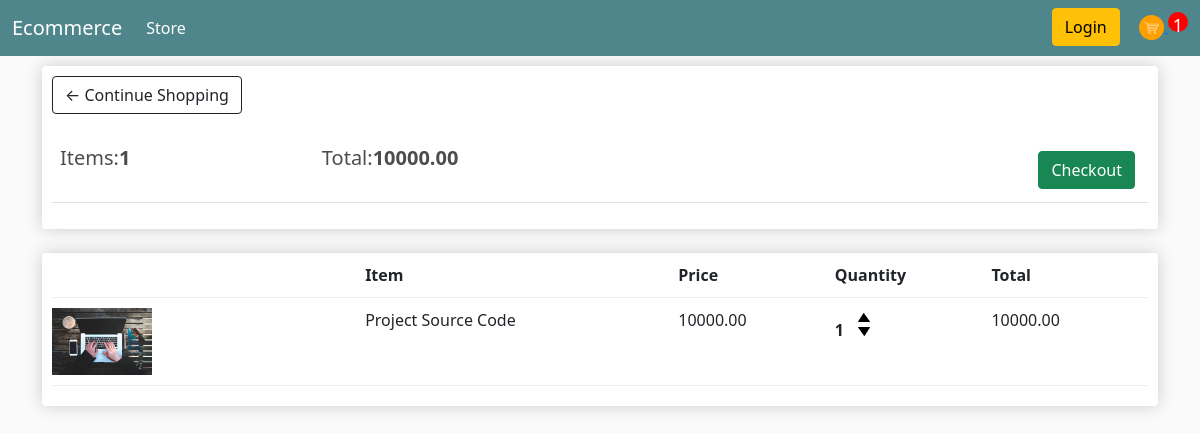
The app's page /cart/ (signed in) with its own data.
### store/models.py (models this page shows, shortened)
class Order(models.Model):
    customer = models.ForeignKey(Customer,on_delete=models.SET_NULL, null=True,blank=True)
    date_ordered = models.DateTimeField(auto_now_add=True)
    complete = models.BooleanField(default=False,null=True, blank=False)
    transaction_id = models.CharField(max_length=100, null = True)
    @property
    def get_cart_total(self):
        orderitems = self.orderitem_set.all()
        total = sum([item.get_total for item in orderitems])
        return total
    @property
    def get_cart_items(self):
        orderitems = self.orderitem_set.all()
        total = sum([item.quantity for item in orderitems])
        return total

class OrderItem(models.Model):
    product = models.ForeignKey(Product,on_delete=models.SET_NULL, null=True)
    order = models.ForeignKey(Order,on_delete=models.SET_NULL,null=True)
    quantity = models.IntegerField(default=0, null=True,blank=True)
    date_added = models.DateTimeField(auto_now_add=True)
    @property
    def get_total(self):
        total = self.product.price * self.quantity
        return total

class Product(models.Model):
    name = models.CharField(max_length=200, null=True)
    price = models.FloatField()
    digital = models.BooleanField(default=False,null=True,blank=False)
    image = models.ImageField(null=True,blank=True)
    @property
    def imageURL(self):
        try:
            url = self.image.url
        except:
            url = ''
        return url

### store/views.py (the view)
# urls.py: path('cart/',views.cart,name='cart'),
def cart(request):
    if request.user.is_authenticated:
        customer = request.user.customer
        order, created = Order.objects.get_or_create(customer=customer,complete=False)
        items = order.orderitem_set.all()
        cartItems = order.get_cart_items
    else:
        items = []
        order = {'get_cart_total':0, 'get_cart_items':0,'shippping':False}
        cartItems = 0
    context ={'items':items,'order':order,'cartItems':cartItems}
    return render(request,'store/cart.html',context)

### store/templates/store/cart.html
{%extends 'store/main.html'%}
{%load static%}
{%block content%}
    <div class="row">
        <div class="col-lg-12">
            <div class="box-element">
                <a class="btn btn-outline-dark" href="{%url 'store'%}">&#x2190; Continue Shopping</a>
                <br>
                <br>
                <table class="table">
                    <tr>
                        <th><h5>Items:<strong>{{order.get_cart_items}}</strong></h5></th>
                        <th><h5>Total:<strong>{{order.get_cart_total|floatformat:2}}</strong></h5></th>
                        <th>
                            <a style="float:right; margin:5px" class="btn btn-success" href="{% url 'checkout'%}">Checkout</a>
                        </th>
                    </tr>
                </table>
            </div>
            <br>
            <div class="box-element">
                <div class="cart-row">
                    <div style="flex:2"></div>
                    <div style="flex:2"><strong>Item</strong></div>
                    <div style="flex:1"><strong>Price</strong></div>
                    <div style="flex:1"><strong>Quantity</strong></div>
                    <div style="flex:1"><strong>Total</strong></div>
                </div>
                {%for item in items%}
                <div class="cart-row">
                    <div style="flex:2"><img class="row-image" src="{{item.product.imageURL}}" alt=""></div>
                    <div style="flex:2">{{item.product.name}}</div>
                    <div style="flex:1">{{item.product.price|floatformat:2}}</div>
                    <div style="flex:1">
                        <p class="quantity">{{item.quantity}}</p>
                        <div class="quantity">
                            <img data-product={{item.product.id}} data-action="add" class="chg-quantity update-cart" src="{%static 'images/arrow-up.png'%}">
                            <img data-product={{item.product.id}} data-action="remove" class="chg-quantity update-cart" src="{%static 'images/arrow-down.png'%}">
                        </div>
                    </div>
                    <div style="flex:1">{{item.get_total|floatformat:2}}</div>
                </div>
                {%endfor%}
            </div>
        </div>
    </div>
{%endblock%}

### static/css/main.css (style rules this page uses)
body { background-color: hsl(0, 0%, 98%); }
h1,h2,h3,h4,h5,h6 { color:hsl(0, 0%, 30%); }
.box-element { box-shadow:hsl(0, 0%, 80%) 0 0 16px; background-color: #fff; border-radius: 4px; padding: 10px; }
.col-lg-4, .col-lg-6, .col-lg-8, .col-lg-12 { margin-top: 10px; }
.row-image { width: 100px; }
.cart-row { display: flex; align-items: flex-stretch; padding-bottom: 10px; margin-bottom: 10px; border-bottom: 1px solid #ececec; }
.quantity { display: inline-block; font-weight: 700; padding-right:10px; }
.chg-quantity { width: 12px; cursor: pointer; display: block; margin-top: 5px; transition:.1s; }

### records on screen
Order: get_cart_items "1", get_cart_total "10000.00"
OrderItem: product.imageURL (picture), product.name "Project Source Code", product.price "10000.00", quantity "1", get_total "10000.00"

### other values on screen
{{ cartItems }} "1"
